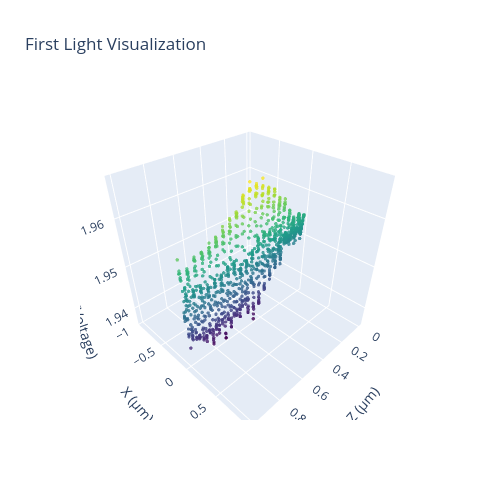

Write notebook code for a chart like this one.
### Code cell
## Z fine-tuning
stage = 'r'
line_numbers = [0, 1, 2] # left XY, right XY, all Z
speed = 2

# Enter a list of relative commands manually, comes back to original position
commands = [
    ['Z', 1],#2
    ['Z', 0], #-8
]
result = flc.scan_path(stage, commands, speed, line_numbers, perform_regression = False)

datapoints = result['datapoints']
fig = result['figure']

## Maximum point delta
max_point = datapoints[
    np.argmax(datapoints[:, 2])
][:2]

fig.show()

### Figure 1 — Plotly figure (JSON) as saved in the notebook; plotly's stock layout.template omitted (floating-point values rounded to 4 significant figures; data arrays with more than 128 entries replaced by an {"elided": "..."} marker saying what was removed)
{"data": [{"marker": {"color": {"elided": "1025 float values"}, "colorscale": [[0, "#440154"], [0.1111, "#482878"], [0.2222, "#3e4989"], [0.3333, "#31688e"], [0.4444, "#26828e"], [0.5556, "#1f9e89"], [0.6667, "#35b779"], [0.7778, "#6ece58"], [0.8889, "#b5de2b"], [1, "#fde725"]], "opacity": 0.8, "size": 2}, "mode": "markers", "name": "Datapoints", "type": "scatter3d", "x": {"elided": "1025 float values"}, "y": {"elided": "1025 float values"}, "z": {"elided": "1025 float values"}}], "layout": {"autosize": true, "height": 500, "scene": {"aspectmode": "cube", "xaxis": {"title": {"text": "Z (μm)"}}, "yaxis": {"title": {"text": "X (μm)"}}, "zaxis": {"title": {"text": "Radiant Power (Voltage)"}}}, "title": {"text": "First Light Visualization"}, "width": 500, "yaxis": {"scaleanchor": "x", "scaleratio": 1}}}
